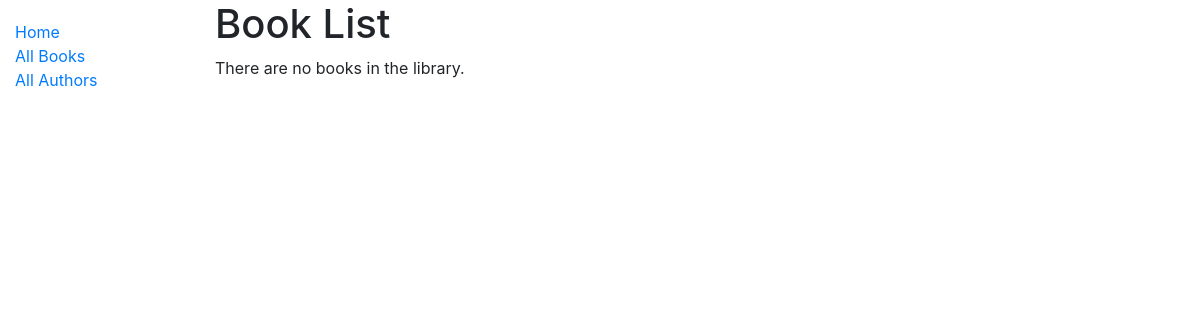
Before: /catalog/books/ with the older database file.
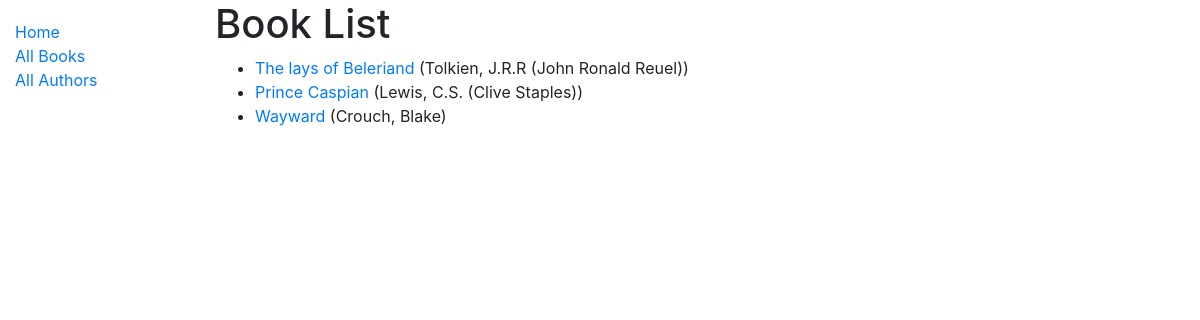
After: the same page with the newer database file.
### catalog/models.py (models this page shows, shortened)
class Book(models.Model):
	title = models.CharField(max_length=200)
	author = models.ForeignKey('Author', on_delete=models.SET_NULL, null=True)
	summary = models.TextField(max_length=1000, help_text='Enter a brief description of the book')
	isbn = models.CharField('ISBN', max_length=13, help_text='13 Character <a href="https://www.isbn-international.org/content/what-isbn">ISBN number</a>')
	genre = models.ManyToManyField(Genre, help_text='Select a genre for this book.')
	language = models.ForeignKey(Language, on_delete=models.SET_NULL, null=True, help_text="Select the language the book is written in" )
	def get_absolute_url(self):
		return reverse('book-detail', args=[str(self.id)])
	def display_genre(self):
		"""Create a string for the Genre. This is required to display genre in Admin."""
		return ', ' .join(genre.name for genre in self.genre.all()[:3])
	display_genre.short_description = 'Genre'

class Author(models.Model):
	first_name = models.CharField(max_length=100)
	last_name = models.CharField(max_length=100)
	date_of_birth = models.DateField(null=True, blank=True)
	date_of_death = models.DateField('Died', null=True, blank=True)
	def __str__(self):
		return f'{self.last_name}, {self.first_name}'
	class Meta:
		ordering = ['last_name', 'first_name']

### catalog/views.py (the view)
# urls.py: path('books/', views.BookListView.as_view(), name='books'),
class BookListView(generic.ListView):
	model = Book
	paginate_by = 10

### catalog/templates/catalog/book_list.html
{% extends "base_generic.html" %}
{% block content %}
  <h1>Book List</h1>
  {% if book_list %}
  <ul>
    {% for book in book_list %}
      <li>
        <a href="{{ book.get_absolute_url }}">{{ book.title }}</a> ({{book.author}})
      </li>
    {% endfor %}
  </ul>
  {% else %}
    <p>There are no books in the library.</p>
  {% endif %}
{% endblock %}

Changed rows visible on the page:
added Book: title "The lays of Beleriand", author "Tolkien, J.R.R (John Ronald Reuel)"
added Book: title "Prince Caspian", author "Lewis, C.S. (Clive Staples)"
added Book: title "Wayward", author "Crouch, Blake"
Other visible differences:
text no longer shown: "There are no books in the library."
